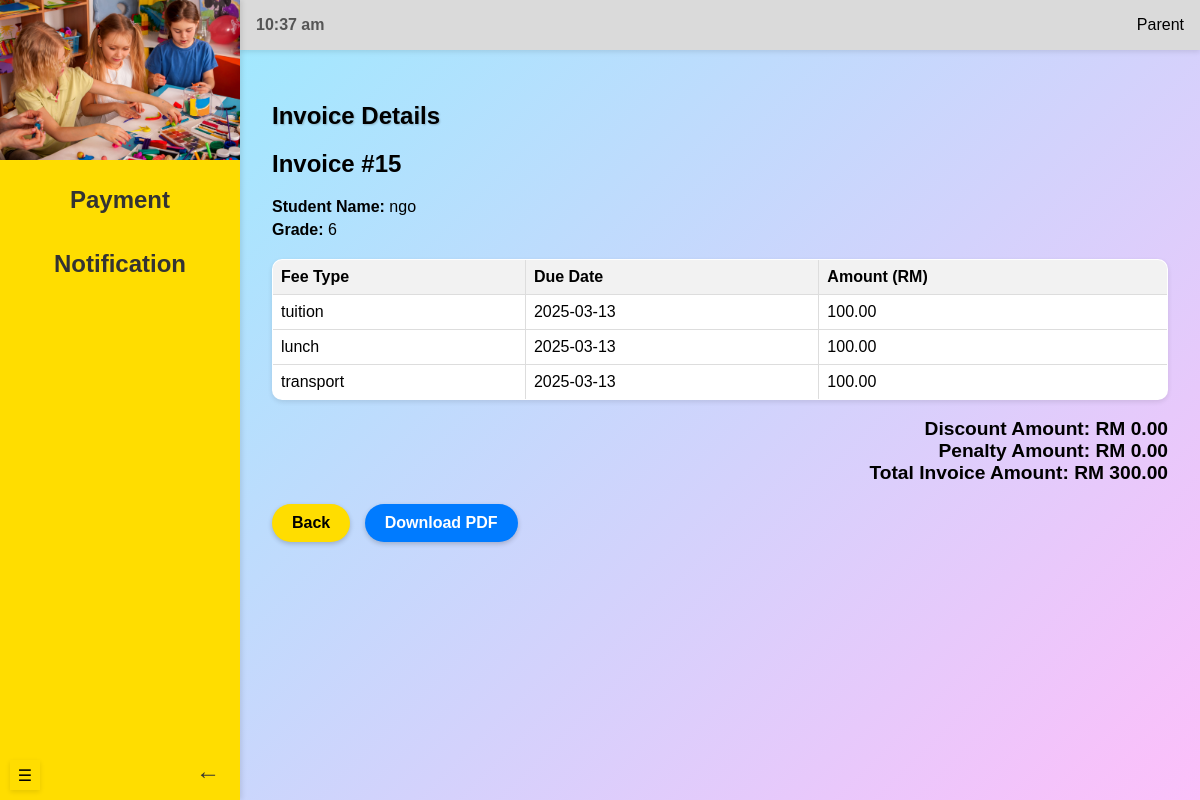
The app's page /accountant/invoice_Details/15 (signed in) with its own data.
### models.py (models this page shows, shortened)
class Invoice(db.Model):
    __tablename__ = 'invoices'
    id = db.Column(db.Integer, primary_key=True, autoincrement=True)
    total_amount = db.Column(NUMERIC(10, 2), nullable=False)
    flag = db.Column(db.Boolean, default=False)  # True if paid before the due date
    penalty_amount = db.Column(NUMERIC(10, 2), default=0.00)  # Penalty fee if late
    discount_amount = db.Column(NUMERIC(10, 2), default=0.00)  # Discount if paid early
    fees = db.relationship('Fee', back_populates='invoice', lazy='joined')

class Student(db.Model):
    __tablename__ = 'students'
    id = db.Column(db.Integer, primary_key=True, autoincrement=True)
    name = db.Column(db.String(255), nullable=False)
    grade = db.Column(db.String(50), nullable=False)
    dob = db.Column(db.Date, nullable=False)
    transport = db.Column(db.Boolean, default=False)
    user_id = db.Column(db.Integer, db.ForeignKey('users.id'), nullable=False)
    fees = db.relationship('Fee', backref='student', cascade='all, delete-orphan')

class Fee(db.Model):
    __tablename__ = 'fees'
    id = db.Column(db.Integer, primary_key=True, autoincrement=True)
    student_id = db.Column(db.Integer, db.ForeignKey('students.id'), nullable=False)
    create_date = db.Column(db.Date, default=func.current_date())
    due_date = db.Column(db.Date, nullable=False)
    amount = db.Column(NUMERIC(10, 2), nullable=False)
    fee_type = db.Column(db.String(100), nullable=False)
    status = db.Column(db.Enum('unpaid', 'paid', name='fee_status'), default='unpaid')
    invoice_id = db.Column(db.Integer, db.ForeignKey('invoices.id'), nullable=True)
    invoice = db.relationship('Invoice', back_populates='fees')

### routes/accountant_routes.py (the view)
@accountant_blueprint.route("/invoice_Details/<int:invoice_id>", methods=["GET"])
@login_required
def invoice_details(invoice_id):
    invoice = get_invoice_details(invoice_id)  # Use the renamed function
    return render_template('invoiceDetail.html', invoice=invoice)

### app.py (called while the page is built)
@login_manager.user_loader
def load_user(user_id):
    return User.query.get(int(user_id))

### function.py (called while the page is built)
def get_invoice_details(invoice_id):
    invoice = Invoice.query.options(
        joinedload(Invoice.fees).joinedload(Fee.student)
    ).get(invoice_id)
    return invoice

### templates/invoiceDetail.html (shortened to what this page needs)
{% if current_user.role == 'teacher' %}
{% extends "teacherBase.html" %}
{% elif current_user.role == 'admin'%}
{% extends "adminBase.html" %}
{% elif current_user.role == 'accountant' %}
{% extends "accountantBase.html" %}
{% elif current_user.role == 'parent'%}
{% extends "parentBase.html" %}
{% endif %}
{% block header %}
<link rel="stylesheet" href="{{ url_for('static', filename='viewBilling.css') }}">
{% endblock %}
{% block content %}
<section class="content">
    <div class="header-container">
        <h1>Invoice Details</h1>
    </div>
    <div id="makepdf">
        <div class="invoice-summary">
            <h2>Invoice #{{ invoice.id }}</h2>
            {% if invoice.fees|length > 0 %}
            <p><strong>Student Name:</strong> {{ invoice.fees[0].student.name }}</p>
            <p><strong>Grade:</strong> {{ invoice.fees[0].student.grade }}</p>
            {% else %}
            <p>No fee items available.</p>
            {% endif %}
        </div>
        <div class="preview-container">
            <table class="preview-table">
                <thead>
                    <tr>
                        <th>Fee Type</th>
                        <th>Due Date</th>
                        <th>Amount (RM)</th>
                    </tr>
                </thead>
                <tbody>
                    {% set total = 0 %}
                    {% for fee in invoice.fees %}
                    <tr>
                        <td>{{ fee.fee_type }}</td>
                        <td>{{ fee.due_date.strftime('%Y-%m-%d') }}</td>
                        <td>{{ "%.2f"|format(fee.amount) }}</td>
                    </tr>
                    {% set total = total + fee.amount %}
                    {% endfor %}
                </tbody>
            </table>
            <br>
            <div class="total-amount">
                Discount Amount: RM {{ "%.2f"|format(invoice.discount_amount) }}
            </div>
            <div class="total-amount">
                Penalty Amount: RM {{ "%.2f"|format(invoice.penalty_amount) }}
            </div>
            <div class="total-amount">
                Total Invoice Amount: RM {{ "%.2f"|format(invoice.total_amount + invoice.penalty_amount -
                invoice.discount_amount) }}
            </div>
        </div>
    </div>
    <button onclick="window.history.back()" class="back-btn">Back</button>
    <button id="downloadPDF" class="download-btn">Download PDF</button>
</section>
{% endblock %}

### static/viewBilling.css (style rules this page uses)
html { opacity: 0; animation: fadeIn 0.5s ease-in-out forwards; }
body { margin: 0; font-family: Arial, sans-serif; display: flex; height: 100vh; background: linear-gradient(135deg, #93efff, #fdbffa); transition: margin-left 0.3s ease; overflow: hidden; }
.header-container, .header-container form { width: 100%; margin-bottom: 1rem; }
.content { padding: 2rem; overflow-y: auto; }
.content h1 { margin-bottom: 1rem; font-size: 1.5rem; text-shadow: 1px 1px 2px rgba(0, 0, 0, 0.2); }
table { width: 100%; border-collapse: collapse; background: #fff; box-shadow: 0 2px 5px rgba(0, 0, 0, 0.1); border-radius: 10px; overflow: hidden; }
table th, table td { text-align: left; padding: 1rem; border-bottom: 1px solid #eee; }
table th { background: #f0f0f0; font-weight: bold; cursor: pointer; user-select: none; }
table tbody tr:last-child td { border-bottom: none; }

### templates/invoiceDetail.html (style rules this page uses)
.invoice-summary { margin-bottom: 20px; }
.invoice-summary p { margin: 0 0 5px 0; }
.preview-table { width: 100%; margin-bottom: auto; padding-bottom: 20px; border: solid 1px #ddd; }
.preview-table th, .preview-table td { border: 1px solid #ddd; padding: 8px; text-align: left; }
.preview-table th { background-color: #f2f2f2; }
.preview-table tr { page-break-inside: avoid; page-break-after: auto; }
.total-amount { text-align: right; font-size: 1.2em; font-weight: bold; }
.back-btn { padding: 10px 20px; border: none; border-radius: 20px; font-size: 1rem; font-weight: bold; cursor: pointer; transition: all 0.3s ease; box-shadow: 0 2px 5px rgba(0, 0, 0, 0.2); background: #ffdd00; color: black; }
.download-btn { padding: 10px 20px; border: none; border-radius: 20px; font-size: 1rem; font-weight: bold; cursor: pointer; transition: all 0.3s ease; box-shadow: 0 2px 5px rgba(0, 0, 0, 0.2); background: #007bff; color: white; margin-left: 10px; }
#makepdf { padding-bottom: 20px; ; }

### records on screen
Invoice: id "15", discount_amount "0.00", penalty_amount "0.00", total_amount+penalty_amount+discount_amount "300.00"
Student: name "ngo", grade "6"
Fee: fee_type "tuition", due_date "2025-03-13", amount "100.00"
Fee: fee_type "lunch", due_date "2025-03-13", amount "100.00"
Fee: fee_type "transport", due_date "2025-03-13", amount "100.00"
